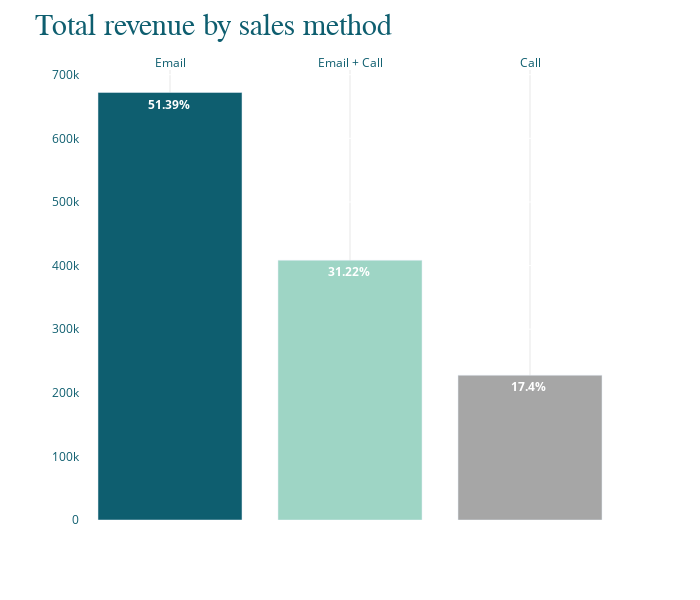

Notebook code cell kept with this figure:
### Code cell
# Creating the bar chart
trace = go.Bar(
    x = sales_rev_by_method["sales_method"].to_list(),
    y = sales_rev_by_method["revenue"].to_list(),
    orientation = "v",
    marker = dict(color = ["#0E5E6F"]*1 + ['#9ED5C5']*1 + ["#A6A6A6"]*1 ),
    text = np.round(sales_rev_by_method['revenue']/sales['revenue'].sum()*100, decimals=2),
    texttemplate =  "<b style='color: #fff'>%{text}% </b>"
)

# title format
large_title_format = "<span style='font-size:30px; font-family:Times New Roman'>Total revenue by sales method</span>"

layout = dict(
    title = large_title_format,
    font = dict(color = '#0E5E6F'),
    margin = dict(t=70),
    xaxis=dict(side="top", zerolinecolor = "#4d4d4d", zerolinewidth = 0.5, gridcolor="#e7e7e7", tickformat=",.1%"),
    width = 700,
    height= 600,
    plot_bgcolor = "white"
)

fig = go.Figure(data = trace, layout = layout)
fig.show()

### Figure 1 — Plotly figure (JSON) as saved in the notebook; plotly's stock layout.template omitted (floating-point values rounded to 4 significant figures)
{"data": [{"marker": {"color": ["#0E5E6F", "#9ED5C5", "#A6A6A6"]}, "orientation": "v", "text": [51.39, 31.22, 17.4], "texttemplate": "<b style='color: #fff'>%{text}% </b>", "x": ["Email", "Email + Call", "Call"], "y": [672000.0, 408300.0, 227500.0], "type": "bar"}], "layout": {"font": {"color": "#0E5E6F"}, "height": 600, "margin": {"t": 70}, "plot_bgcolor": "white", "title": {"text": "<span style='font-size:30px; font-family:Times New Roman'>Total revenue by sales method</span>"}, "width": 700, "xaxis": {"gridcolor": "#e7e7e7", "side": "top", "tickformat": ",.1%", "zerolinecolor": "#4d4d4d", "zerolinewidth": 0.5}}}
